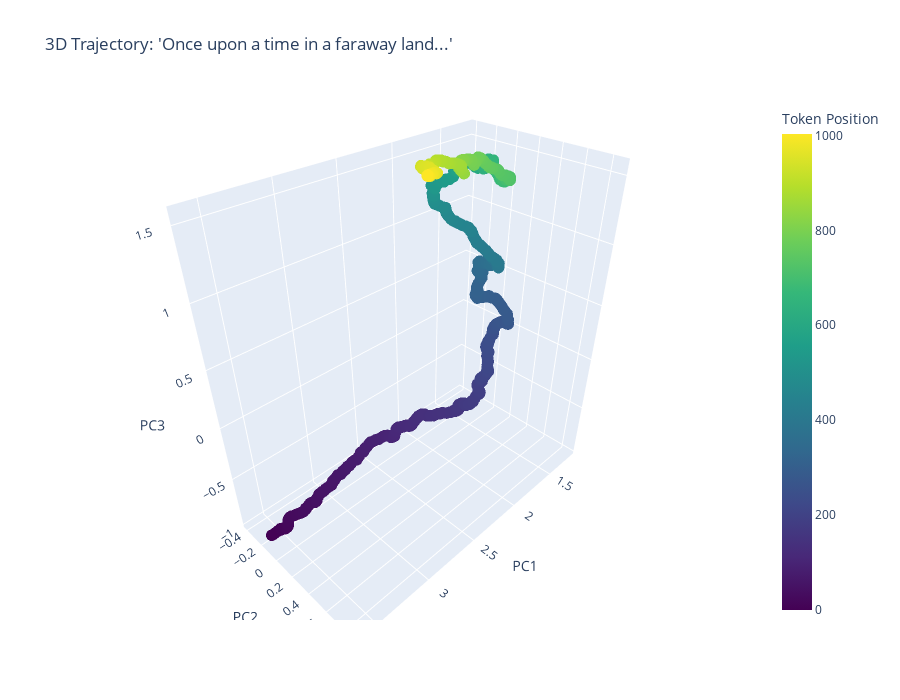
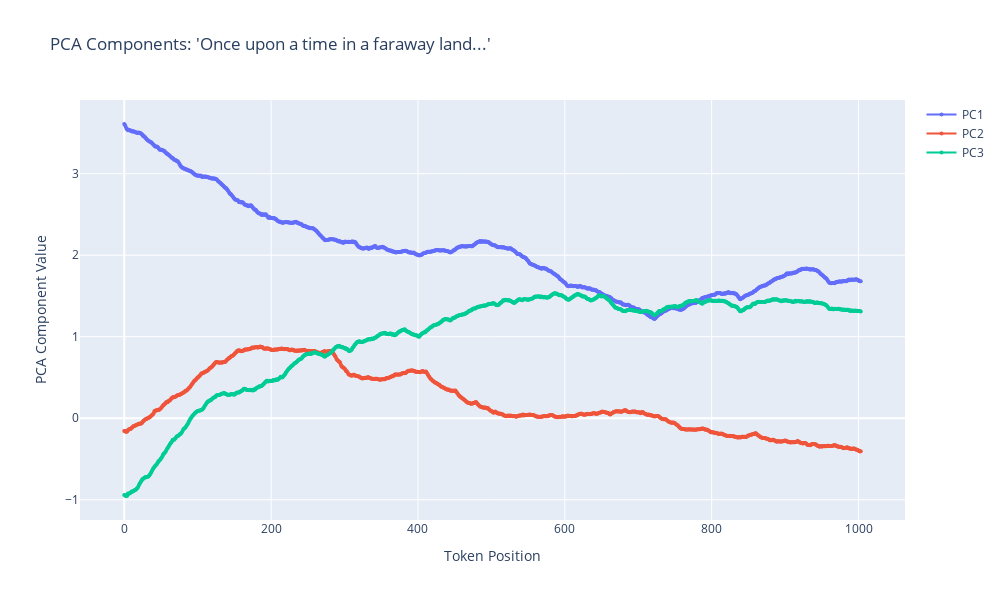

Notebook cell for these charts, in order:
### Code cell
# Test the optimized version
# This should be MUCH faster than the original!

test_prompt = "Once upon a time in a faraway land"

# Use reasonable token limit (not 5000!)
coords_opt, text_opt = visualize_prompt_optimized(
    prompt=test_prompt,
    max_new_tokens=1000,  # Much more reasonable than 5000!
    layer_idx=15,
    ema_alpha=0.99,  # Or try 0.0 for no smoothing
    skip_first_n=5
)

### Figure 1 — Plotly figure (JSON) as saved in the notebook; plotly's stock layout.template omitted (floating-point values rounded to 4 significant figures; data arrays with more than 128 entries replaced by an {"elided": "..."} marker saying what was removed)
{"data": [{"line": {"color": "rgba(100,100,100,0.5)", "width": 3}, "marker": {"color": {"elided": "1004 int values"}, "colorbar": {"title": {"text": "Token Position"}, "x": 1.02}, "colorscale": [[0, "#440154"], [0.1111, "#482878"], [0.2222, "#3e4989"], [0.3333, "#31688e"], [0.4444, "#26828e"], [0.5556, "#1f9e89"], [0.6667, "#35b779"], [0.7778, "#6ece58"], [0.8889, "#b5de2b"], [1, "#fde725"]], "showscale": true, "size": 4}, "mode": "markers+lines", "showlegend": false, "type": "scatter3d", "x": {"elided": "1004 float values"}, "y": {"elided": "1004 float values"}, "z": {"elided": "1004 float values"}}], "layout": {"height": 700, "scene": {"xaxis": {"title": {"text": "PC1"}}, "yaxis": {"title": {"text": "PC2"}}, "zaxis": {"title": {"text": "PC3"}}}, "title": {"text": "3D Trajectory: 'Once upon a time in a faraway land...'"}, "width": 900}}

### Figure 2 — Plotly figure (JSON) as saved in the notebook; plotly's stock layout.template omitted (floating-point values rounded to 4 significant figures; data arrays with more than 128 entries replaced by an {"elided": "..."} marker saying what was removed)
{"data": [{"line": {"width": 2}, "marker": {"size": 4}, "mode": "lines+markers", "name": "PC1", "type": "scatter", "x": {"elided": "1004 int values"}, "y": {"elided": "1004 float values"}}, {"line": {"width": 2}, "marker": {"size": 4}, "mode": "lines+markers", "name": "PC2", "type": "scatter", "x": {"elided": "1004 int values"}, "y": {"elided": "1004 float values"}}, {"line": {"width": 2}, "marker": {"size": 4}, "mode": "lines+markers", "name": "PC3", "type": "scatter", "x": {"elided": "1004 int values"}, "y": {"elided": "1004 float values"}}], "layout": {"height": 600, "showlegend": true, "title": {"text": "PCA Components: 'Once upon a time in a faraway land...'"}, "width": 1000, "xaxis": {"title": {"text": "Token Position"}}, "yaxis": {"title": {"text": "PCA Component Value"}}}}
